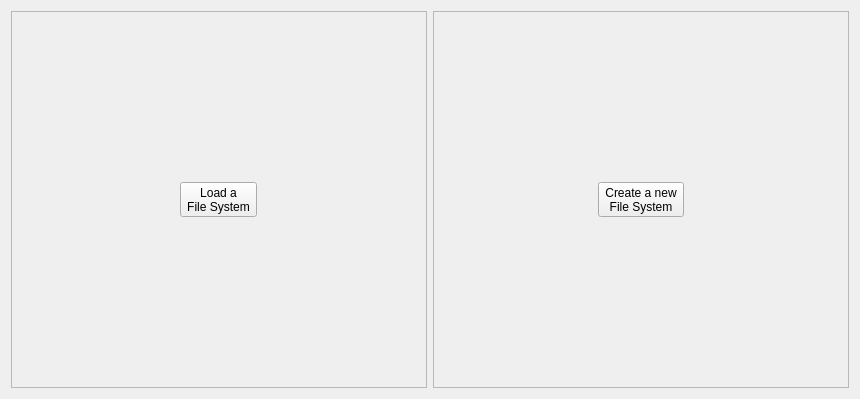
<?xml version="1.0" encoding="UTF-8"?>
<ui version="4.0">
 <class>Form</class>
 <widget class="QWidget" name="Form">
  <property name="geometry">
   <rect>
    <x>0</x>
    <y>0</y>
    <width>860</width>
    <height>399</height>
   </rect>
  </property>
  <property name="windowTitle">
   <string>Form</string>
  </property>
  <layout class="QGridLayout" name="gridLayout">
   <item row="1" column="0">
    <widget class="QFrame" name="frame_2">
     <property name="frameShape">
      <enum>QFrame::StyledPanel</enum>
     </property>
     <property name="frameShadow">
      <enum>QFrame::Raised</enum>
     </property>
     <layout class="QGridLayout" name="gridLayout_3">
      <item row="0" column="0">
       <widget class="QToolButton" name="LoadButton">
        <property name="text">
         <string>Load a
File System</string>
        </property>
        <property name="icon">
         <iconset>
          <normaloff>icons/load.png</normaloff>icons/load.png</iconset>
        </property>
        <property name="iconSize">
         <size>
          <width>100</width>
          <height>100</height>
         </size>
        </property>
        <property name="checkable">
         <bool>false</bool>
        </property>
        <property name="checked">
         <bool>false</bool>
        </property>
        <property name="popupMode">
         <enum>QToolButton::InstantPopup</enum>
        </property>
        <property name="toolButtonStyle">
         <enum>Qt::ToolButtonTextUnderIcon</enum>
        </property>
        <property name="autoRaise">
         <bool>false</bool>
        </property>
        <property name="arrowType">
         <enum>Qt::NoArrow</enum>
        </property>
       </widget>
      </item>
     </layout>
    </widget>
   </item>
   <item row="1" column="1">
    <widget class="QFrame" name="frame_3">
     <property name="frameShape">
      <enum>QFrame::StyledPanel</enum>
     </property>
     <property name="frameShadow">
      <enum>QFrame::Raised</enum>
     </property>
     <layout class="QGridLayout" name="gridLayout_2">
      <item row="0" column="0">
       <widget class="QToolButton" name="CreateButton">
        <property name="text">
         <string>Create a new
File System</string>
        </property>
        <property name="icon">
         <iconset>
          <normaloff>icons/create.png</normaloff>icons/create.png</iconset>
        </property>
        <property name="iconSize">
         <size>
          <width>100</width>
          <height>100</height>
         </size>
        </property>
        <property name="popupMode">
         <enum>QToolButton::InstantPopup</enum>
        </property>
        <property name="toolButtonStyle">
         <enum>Qt::ToolButtonTextUnderIcon</enum>
        </property>
       </widget>
      </item>
     </layout>
    </widget>
   </item>
  </layout>
 </widget>
 <resources/>
 <connections/>
</ui>
